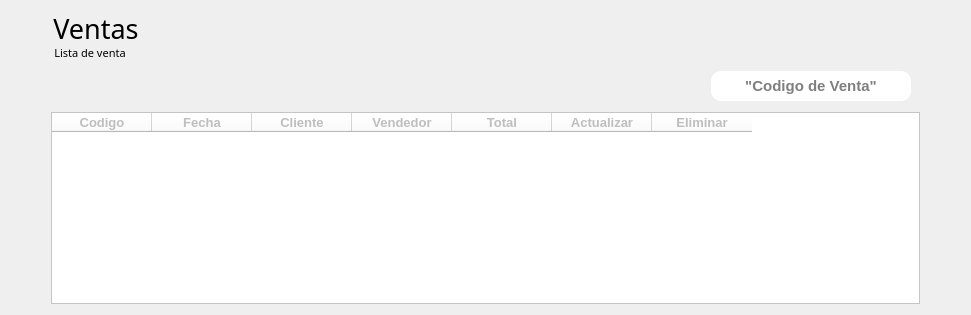
         <widget class="QWidget" name="page_sold_list">
          <layout class="QVBoxLayout" name="verticalLayout_21">
           <item>
            <layout class="QHBoxLayout" name="horizontalLayout_29">
             <property name="spacing">
              <number>0</number>
             </property>
             <property name="rightMargin">
              <number>23</number>
             </property>
             <item>
              <layout class="QVBoxLayout" name="verticalLayout_20">
               <property name="spacing">
                <number>0</number>
               </property>
               <item>
                <widget class="QLabel" name="lbl_Logo_21">
                 <property name="sizePolicy">
                  <sizepolicy hsizetype="Expanding" vsizetype="Preferred">
                   <horstretch>0</horstretch>
                   <verstretch>0</verstretch>
                  </sizepolicy>
                 </property>
                 <property name="minimumSize">
                  <size>
                   <width>158</width>
                   <height>34</height>
                  </size>
                 </property>
                 <property name="maximumSize">
                  <size>
                   <width>170</width>
                   <height>34</height>
                  </size>
                 </property>
                 <property name="font">
                  <font>
                   <family>Trajan Pro</family>
                   <pointsize>20</pointsize>
                  </font>
                 </property>
                 <property name="styleSheet">
                  <string notr="true">border-radius: 60%;</string>
                 </property>
                 <property name="text">
                  <string>Ventas</string>
                 </property>
                 <property name="alignment">
                  <set>Qt::AlignCenter</set>
                 </property>
                </widget>
               </item>
               <item>
                <widget class="QLabel" name="lbl_Logo_22">
                 <property name="sizePolicy">
                  <sizepolicy hsizetype="Expanding" vsizetype="Preferred">
                   <horstretch>0</horstretch>
                   <verstretch>0</verstretch>
                  </sizepolicy>
                 </property>
                 <property name="minimumSize">
                  <size>
                   <width>158</width>
                   <height>15</height>
                  </size>
                 </property>
                 <property name="maximumSize">
                  <size>
                   <width>158</width>
                   <height>15</height>
                  </size>
                 </property>
                 <property name="font">
                  <font>
                   <family>Trajan Pro</family>
                   <pointsize>8</pointsize>
                  </font>
                 </property>
                 <property name="styleSheet">
                  <string notr="true">border-radius: 60%;</string>
                 </property>
                 <property name="text">
                  <string>Lista de venta</string>
                 </property>
                 <property name="alignment">
                  <set>Qt::AlignCenter</set>
                 </property>
                </widget>
               </item>
              </layout>
             </item>
             <item>
              <spacer name="horizontalSpacer_36">
               <property name="orientation">
                <enum>Qt::Horizontal</enum>
               </property>
               <property name="sizeHint" stdset="0">
                <size>
                 <width>40</width>
                 <height>20</height>
                </size>
               </property>
              </spacer>
             </item>
            </layout>
           </item>
           <item>
            <layout class="QHBoxLayout" name="horizontalLayout_32">
             <property name="spacing">
              <number>6</number>
             </property>
             <item>
              <spacer name="horizontalSpacer_40">
               <property name="orientation">
                <enum>Qt::Horizontal</enum>
               </property>
               <property name="sizeHint" stdset="0">
                <size>
                 <width>40</width>
                 <height>20</height>
                </size>
               </property>
              </spacer>
             </item>
             <item>
              <widget class="QLineEdit" name="txt_buscar_venta">
               <property name="minimumSize">
                <size>
                 <width>200</width>
                 <height>30</height>
                </size>
               </property>
               <property name="maximumSize">
                <size>
                 <width>200</width>
                 <height>30</height>
                </size>
               </property>
               <property name="font">
                <font>
                 <pointsize>11</pointsize>
                 <weight>75</weight>
                 <bold>true</bold>
                </font>
               </property>
               <property name="styleSheet">
                <string notr="true">background-color: rgb(255, 255, 255);
border-radius:10%;
vertical-align:auto;</string>
               </property>
               <property name="alignment">
                <set>Qt::AlignCenter</set>
               </property>
               <property name="placeholderText">
                <string>&quot;Codigo de Venta&quot;</string>
               </property>
              </widget>
             </item>
             <item>
              <widget class="QPushButton" name="btn_Consultar_Venta">
               <property name="minimumSize">
                <size>
                 <width>0</width>
                 <height>40</height>
                </size>
               </property>
               <property name="maximumSize">
                <size>
                 <width>60</width>
                 <height>16777215</height>
                </size>
               </property>
               <property name="font">
                <font>
                 <pointsize>12</pointsize>
                 <weight>75</weight>
                 <bold>true</bold>
                </font>
               </property>
               <property name="cursor">
                <cursorShape>PointingHandCursor</cursorShape>
               </property>
               <property name="styleSheet">
                <string notr="true">QPushButton{
	alternate-background-color: qlineargradient(spread:reflect, x1:0.045, y1:1, x2:1, y2:0.215909, stop:0 rgba(90, 98, 136, 0), stop:0.625 rgba(255, 255, 255, 0));
	border-radius: 10px;
	color: white;
}</string>
               </property>
               <property name="text">
                <string/>
               </property>
               <property name="icon">
                <iconset>
                 <normaloff>../icon/buscar1.png</normaloff>../icon/buscar1.png</iconset>
               </property>
               <property name="iconSize">
                <size>
                 <width>40</width>
                 <height>40</height>
                </size>
               </property>
              </widget>
             </item>
            </layout>
           </item>
           <item>
            <layout class="QHBoxLayout" name="horizontalLayout_33">
             <property name="spacing">
              <number>0</number>
             </property>
             <item>
              <spacer name="horizontalSpacer_41">
               <property name="orientation">
                <enum>Qt::Horizontal</enum>
               </property>
               <property name="sizeHint" stdset="0">
                <size>
                 <width>40</width>
                 <height>20</height>
                </size>
               </property>
              </spacer>
             </item>
             <item>
              <widget class="QTableWidget" name="tbl_Productos_2">
               <property name="enabled">
                <bool>false</bool>
               </property>
               <property name="minimumSize">
                <size>
                 <width>869</width>
                 <height>0</height>
                </size>
               </property>
               <property name="maximumSize">
                <size>
                 <width>16777215</width>
                 <height>600</height>
                </size>
               </property>
               <property name="styleSheet">
                <string notr="true">background-color: rgb(255, 255, 255);
text-align:auto;
</string>
               </property>
               <column>
                <property name="text">
                 <string>Codigo</string>
                </property>
                <property name="font">
                 <font>
                  <pointsize>10</pointsize>
                  <weight>75</weight>
                  <bold>true</bold>
                 </font>
                </property>
               </column>
               <column>
                <property name="text">
                 <string>Fecha</string>
                </property>
                <property name="font">
                 <font>
                  <pointsize>10</pointsize>
                  <weight>75</weight>
                  <bold>true</bold>
                 </font>
                </property>
               </column>
               <column>
                <property name="text">
                 <string>Cliente</string>
                </property>
                <property name="font">
                 <font>
                  <pointsize>10</pointsize>
                  <weight>75</weight>
                  <bold>true</bold>
                 </font>
                </property>
               </column>
               <column>
                <property name="text">
                 <string>Vendedor</string>
                </property>
                <property name="font">
                 <font>
                  <pointsize>10</pointsize>
                  <weight>75</weight>
                  <bold>true</bold>
                 </font>
                </property>
               </column>
               <column>
                <property name="text">
                 <string>Total</string>
                </property>
                <property name="font">
                 <font>
                  <pointsize>10</pointsize>
                  <weight>75</weight>
                  <bold>true</bold>
                 </font>
                </property>
               </column>
               <column>
                <property name="text">
                 <string>Actualizar</string>
                </property>
                <property name="font">
                 <font>
                  <pointsize>10</pointsize>
                  <weight>75</weight>
                  <bold>true</bold>
                 </font>
                </property>
               </column>
               <column>
                <property name="text">
                 <string>Eliminar</string>
                </property>
                <property name="font">
                 <font>
                  <pointsize>10</pointsize>
                  <weight>75</weight>
                  <bold>true</bold>
                 </font>
                </property>
               </column>
              </widget>
             </item>
             <item>
              <spacer name="horizontalSpacer_42">
               <property name="orientation">
                <enum>Qt::Horizontal</enum>
               </property>
               <property name="sizeHint" stdset="0">
                <size>
                 <width>40</width>
                 <height>20</height>
                </size>
               </property>
              </spacer>
             </item>
            </layout>
           </item>
          </layout>
         </widget>
